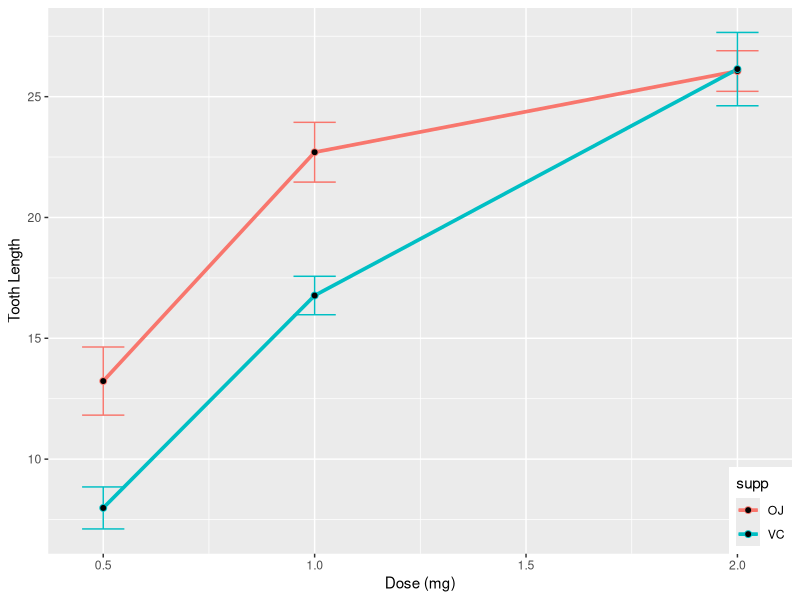

The R script that drew this image:
## ---- chunk 1
knitr::opts_chunk$set(echo = TRUE)
library(ggplot2)
library(dplyr)
library(knitr)
## ---- chunk 2
#Load the data and describe
library(datasets)
data("ToothGrowth")
head(ToothGrowth, 6)
dim(ToothGrowth)
names(ToothGrowth)
sum(!complete.cases(ToothGrowth))

## ---- chunk 3
#Summarize the statistical properties of the data
tgTable <- ToothGrowth %>% group_by(supp,dose) %>% summarize(n=length(len),mean=mean(len),sd=sd(len),se=sd/sqrt(n))
kable(tgTable)
## ---- chunk 4
#Graph the SE of the data
ggplot(tgTable, aes(x = dose, y = mean, color = supp)) +
geom_errorbar(aes(ymin = mean - se, ymax = mean + se), width = .1) +
        geom_line(size=1.25) +
        geom_point(size=2, shape=21, fill="black") +
        xlab("Dose (mg)") + ylab("Tooth Length") +
        theme(legend.justification = c(1,0), legend.position = c(1,0))
## ---- chunk 5
#Supplement
vc <- ToothGrowth %>% filter(supp == "VC")
oj <- ToothGrowth %>% filter(supp == "OJ")
#Dose
dose5 <- ToothGrowth %>% filter(dose == 0.5)
dose1 <- ToothGrowth %>% filter(dose == 1.0)
dose2 <- ToothGrowth %>% filter(dose == 2.0)
## ---- chunk 6
#95% CI - Dose 0.5 vs Dose 1.0
t.test(dose5$len, dose1$len, paired = FALSE, var.equal = FALSE)$conf
t.test(dose5$len, dose1$len, paired = FALSE, var.equal = FALSE)$p.value
#95% CI - Dose 0.5 vs Dose 2.0
t.test(dose5$len, dose2$len, paired = FALSE, var.equal = FALSE)$conf
t.test(dose5$len, dose2$len, paired = FALSE, var.equal = FALSE)$p.value
#95% CI - Dose 1.0 vs Dose 2.0
t.test(dose1$len, dose2$len, paired = FALSE, var.equal = FALSE)$conf
t.test(dose1$len, dose2$len, paired = FALSE, var.equal = FALSE)$p.value
## ---- chunk 7
t.test(oj$len, vc$len, paired = FALSE, var.equal = FALSE)
